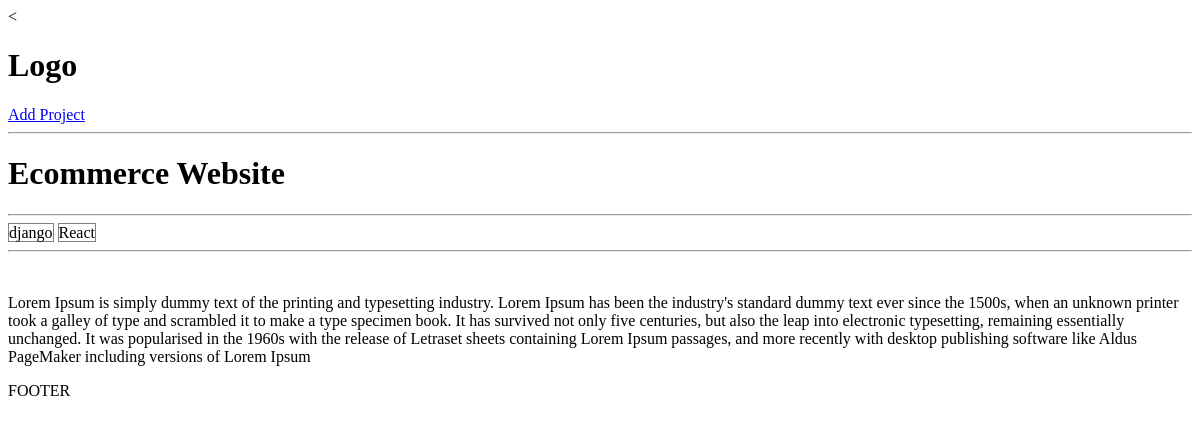
The page /project/1e412e64-abf2-4e94-aca3-e12d9321dca0/ on the database as committed earlier.
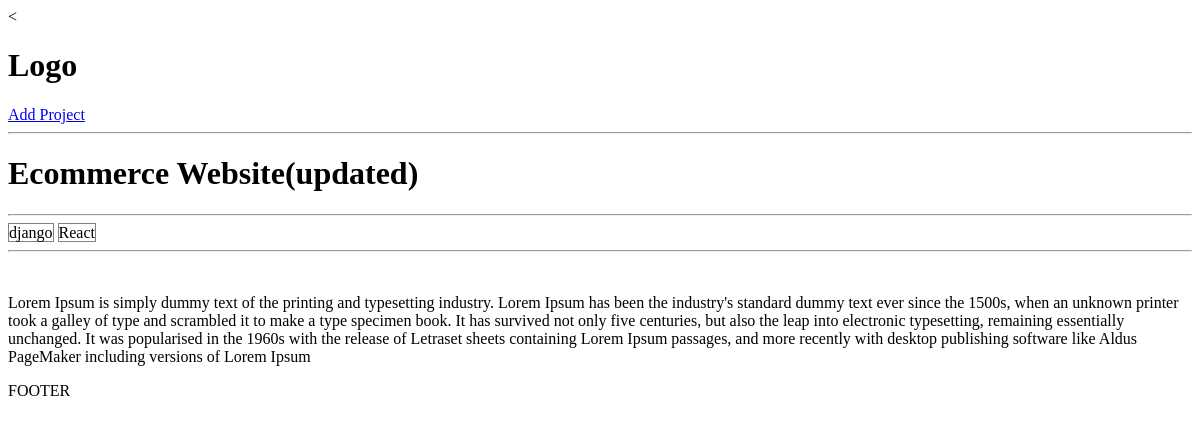
The same page on the database as committed later.
### projects/models.py (models this page shows, shortened)
class Project(models.Model):
    title = models.CharField(max_length=200)
    description = models.TextField(null=True, blank=True)
    demo_link = models.CharField(max_length=200, null=True, blank=True)
    source_link = models.CharField(max_length=2000, null=True, blank=True)
    tags = models.ManyToManyField('Tag', blank=True)
    vote_total = models.IntegerField(default=0, null=True, blank=True)
    vote_ratio = models.IntegerField(default=0, null=True, blank=True)
    created = models.DateTimeField(auto_now_add=True)
    id = models.UUIDField(default=uuid.uuid4, unique=True,
                          primary_key=True, editable=False)

class Tag(models.Model):
    name = models.CharField(max_length=200)
    created = models.DateTimeField(auto_now_add=True)
    id = models.UUIDField(default=uuid.uuid4, unique=True,
                          primary_key=True, editable=False)
    def __str__(self):
        return self.name

### projects/views.py (the view)
# urls.py: path('project/<str:pk>/', views.project, name="project"),
def project(request, pk):
    projectObj = Project.objects.get(id=pk)
    return render(request, 'projects/single-project.html', {'project':projectObj})

### projects/templates/projects/single-project.html
{% extends 'main.html' %}
{% block content %}
<h1>{{project.title}}</h1>
<hr>
{% for tag in project.tags.all %}
<span style="border:1px solid grey">{{tag}}</span>
{% endfor %}
<hr>
<br>
<p>{{project.description}}</p>
{% endblock %}

### templates/main.html (shortened to what this page needs)
<<!DOCTYPE html>
<html>
    <head>
    </head>
    <body>
        {% include 'navbar.html' %}
        {% block content %}
        {% endblock content %}
        <p>FOOTER</p>
    </body>
</html>

### templates/navbar.html
<h1>Logo</h1>
<a href="{% url 'create-project' %}">Add Project</a>
<hr>

Rows that differ between the two databases and show on the page:
changed Project: title "Ecommerce Website" → "Ecommerce Website(updated)"
